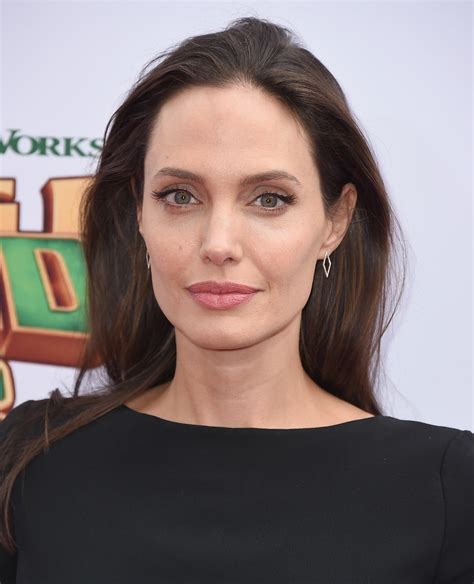
#> input picture data/celebrities/Angelina Jolie/012_cfcd4007.jpg, 474 x 584 px
$ python image.py '../data/celebrities/Angelina Jolie' -k 3
#> lines starting #> are read from the running program, lines starting #| are printed output that depends on the picture
import os
import cv2
import logging
import argparse
import numpy as np
import numpy.typing as npt
from math import log10
from tqdm import tqdm
from typing import List, Tuple


class Image:
    """
    Python Image class for file-readable images and preprocessing (aiming SVD Face Recognition)

    Attributes
    ----------
    image: npt.NDArray[np.uint8]
        Original image read from file

    gray_image: npt.NDArray[np.uint8] | None
        Original image with GrayScale filter

    compressed_image: npt.NDArray[np.uint8] | None
        Compressed GrayScale image

    A: npt.NDArray[np.float64] | None
        Matrix that represents compressed grayscale image

    U: npt.NDArray[np.float64] | None
        Matrix U for A's SVD decomposition

    S: npt.NDArray[np.float64] | None
        Matrix S for A's SVD decomposition

    Vh: npt.NDArray[np.float64] | None
        Matrix Vh for A's SVD decomposition

    k: int
        Compression level

    shape: Tuple[int, int] | None
        Image shape
    """

    def __init__(
        self, image: npt.NDArray[np.uint8], k: int, shape: Tuple[int, int] | None = None
    ) -> None:
        """
        Image constructor with preprocessing applied to it.

        Parameters
        ----------
        image: npt.NDArray[np.uint8]
            Original image
        k: int
            Compression level
        shape: Tuple[int, int] | None
            Image shape

        Returns
        -------
        None

        Raises
        ------
        ValueError:
            If compression level k exceeds image matrix rank
        """

        self.image = image
        self.gray_image = None
        self.compressed_image = None

        self.A = None
        self.U, self.S, self.Vh = None, None, None
        self.k = k
        self.shape = shape
        self.preprocessing(k, shape)

    @classmethod
    def from_file(cls, file: str, k: int, shape: Tuple[int, int] | None = None):
        """
        Image constructor reading image from file.

        Parameters
        ----------
        file: str
            Image file
        k: int
            Compression level
        shape: Tuple[int, int] | None
            Image shape

        Returns
        -------
        Image class

        Raises
        ------
        FileNotFoundError:
            If file doesn't exists
        IsADirectoryError:
            If file-string doesn't represent a file
        ValueError:
            If compression level k exceeds image matrix rank
        """
#> called with k = 3

        if not os.path.exists(file):
            logging.error(f"Image CLS creation -> File {file} doesn't exists.")
            raise FileNotFoundError(f"File {file} doesn't exists.")
        elif not os.path.isfile(file):
            logging.error(
                f"Image CLS creation -> File {file} isn't a file. It's a directory."
            )
            raise IsADirectoryError(f"File {file} isn't a file. It's a directory.")

        logging.debug(f"Reading image from {file}")

        image = cv2.imread(file)
#> image is the input picture: shape (584, 474, 3); mean B, G, R 117.8, 118.3, 131.9

        if image is None:
            logging.error("Reading failure.")
            raise ValueError(f"Failed to read image from {file}.")

        return cls(image, k, shape)  # type: ignore

    def preprocessing(self, k: int, shape: Tuple[int, int] | None = None) -> None:
        """
        Preprocessing image with compression level k.
        Applies GrayScale filter and image compression using SVD.

        Parameters
        ----------
        k: int
            Compression level
        shape: Tuple[int, int] | None
            Image shape

        Returns
        -------
        None

        Raises
        ------
        ValueError:
            If compression level k exceeds image matrix rank
        """
#> called with k = 3

        m, n = self.image.shape[0], self.image.shape[1]
#> m = 584; n = 474
        if k > n:
            raise ValueError(f"Invalid compression constant: {k} > {n}.")

        logging.debug("Image preprocessing.")
        self.k = k
        self.shape = shape

        # Resize image
        if shape is not None:
            resized_image = cv2.resize(self.image, shape)
        else:
            resized_image = self.image

        # BGR image to GRAY_SCALE
        self.gray_image = cv2.cvtColor(resized_image, cv2.COLOR_BGR2GRAY)
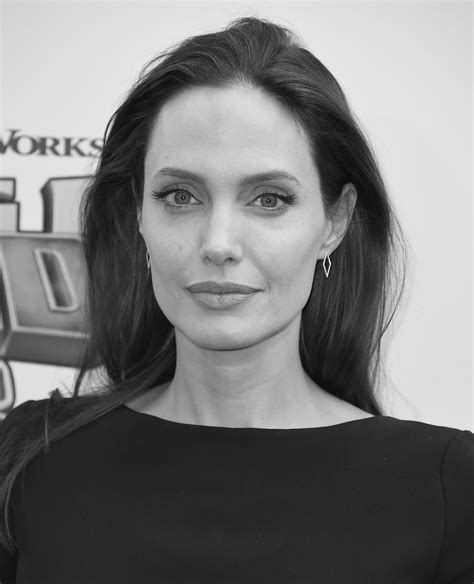
#> self.gray_image: shape (584, 474); min 7, max 246, mean 122.3

        # Compress image
        U, S, Vh = np.linalg.svd(self.gray_image)  # type: ignore[arg-type]
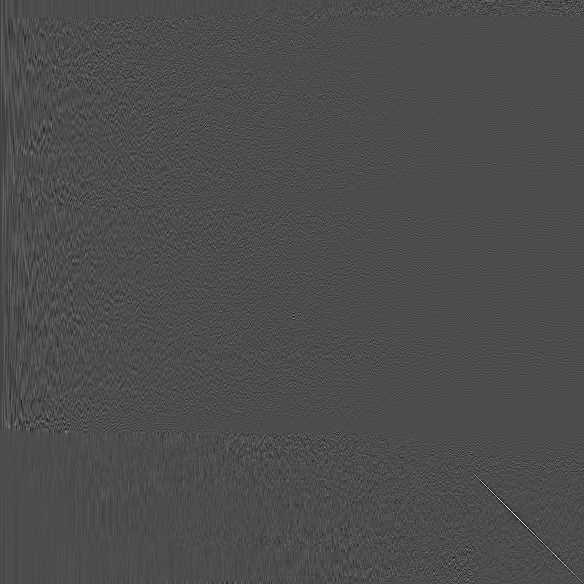
#> U: shape (584, 584) float64; min -0.371, max 0.86, mean -3.65e-05; drawn with min black and max white
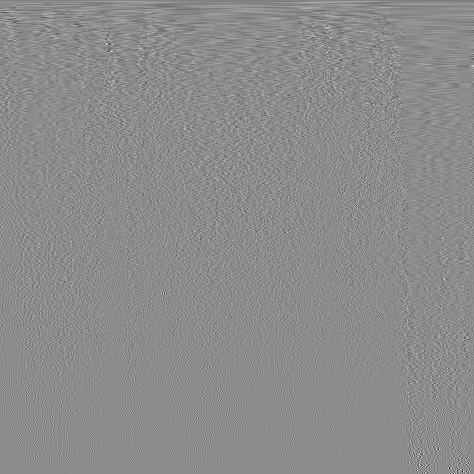
#> Vh: shape (474, 474) float64; min -0.575, max 0.472, mean -7.84e-05; drawn with min black and max white
#> S = 474 values, max 72673.6 at index 0, min 0.368 at index 473, mean 441.8
        self.U, self.S, self.Vh = (
            U[:, :k],
            S[:k],
            Vh[:k, :],
        )
#> self.U = 584 rows, first 8: [-0.0652, 0.0442, 0.0582], [-0.0646, 0.0434, 0.0574], [-0.0637, 0.0432, 0.0566], [-0.0635, 0.043, 0.0567], [-0.0637, 0.0431, 0.0572], [-0.0639, 0.0434, 0.0572], [-0.0638, 0.0434, 0.0568], [-0.0636, 0.0433, 0.0563]; self.S = [72673.6, 16092.1, 11018.5]
        self.A = self.U @ np.diag(self.S) @ self.Vh
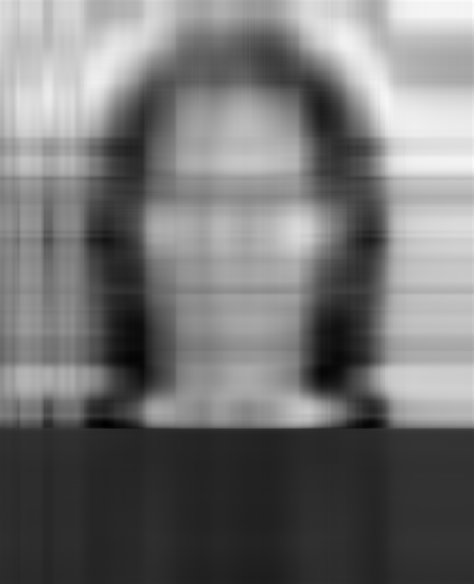
#> self.A: shape (584, 474) float64; min -9.7, max 280.1, mean 122.3; drawn with min black and max white
        self.compressed_image = np.clip(np.clip(self.A, 0, 255) / 255.0, 0, 1)
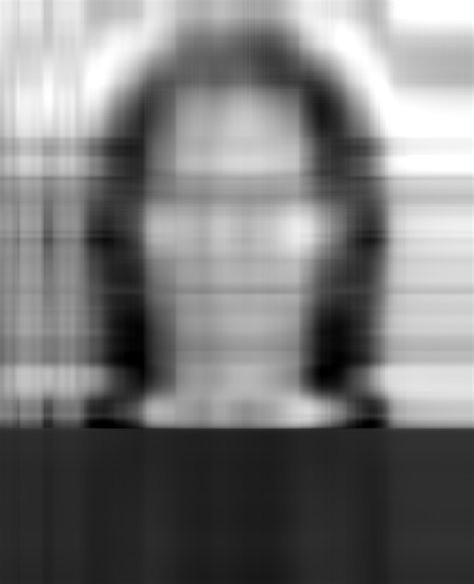
#> self.compressed_image: shape (584, 474) float64; min 0, max 1, mean 0.479

        # Compression metrics
        # PSNR: > 40dB indistinguishable
        #       [30-40]dB good
        #       < 25dB bad

        Cr = m * n / (k * (m + n + 1))
#> Cr = 87.13
        MSE = np.mean((self.gray_image - self.A) ** 2)
#> MSE = 864.9
        PSNR = 10 * log10(255**2 / MSE)
#> PSNR = 18.76
        logging.debug(
            f"Compression ratio: {Cr}\t|\tCompression MSE: {MSE}\t|\tCompression PSNR: {PSNR}"
        )
        if PSNR <= 25:
            logging.warning(
                f"Compression with low-quality obtained for k = {self.k} | PSNR = {PSNR}"
            )

        logging.debug("Success image preprocessing.")

    @property
    def show(self) -> None:
        """
        Show image and compare it with compression one.
        """

        if self.compressed_image is not None and self.gray_image is not None:
            compressed_to_show = (self.compressed_image * 255).astype(np.uint8)
            cv2.imshow(
                f"Grayscale: Original vs. {self.k}-th compression",
                np.hstack((self.gray_image, compressed_to_show)),
            )
        else:
            cv2.imshow("Original image", self.image)

        cv2.waitKey(0)
        cv2.destroyAllWindows()


def read_images(
    paths: List[str], k: int, LOG: bool, shape: Tuple[int, int] | None = None
) -> List[Image]:
    """
    Read images from path list and return a list of Image classes with
    preprocessed images.

    Parameters
    ----------
    paths: List[str]
        Path list for all image files
    k: int
        Compression level
    LOG: bool
        If we want to see TQDM bar
    shape: Tuple[int, int] | None
        Image shape

    Returns
    -------
    List[Image]:
        List with all Image classes for each one in the path list

    Raises
    ------
    ValueError:
        If compression level k exceeds image matrix rank for some image into the directory
    """
    image_list = []
    pbar = (
        tqdm(total=len(paths), desc="Image reading and preprocessing", unit="Image")
        if LOG
        else None
    )
    for file in paths:
        image_list.append(Image.from_file(file, k, shape))
        if pbar:
            pbar.update(1)

    return image_list


def read_images_from_directory(
    directory: str, k: int, LOG: bool, shape: Tuple[int, int] | None = None
) -> List[Image]:
    """
    Read images from directory and return a list of Image classes with
    preprocessed images.

    Parameters
    ----------
    directory: str
        Directory that contains all image files
    k: int
        Compression level
    LOG: bool
        If we want to see TQDM bar
    shape: Tuple[int, int] | None
        Image shape

    Returns
    -------
    List[Image]:
        List with all Image classes for each one in the directory

    Raises
    ------
    NotADirectoryError:
        If directory is invalid
    ValueError:
        If compression level k exceeds image matrix rank for some image into the directory
    """

    if not os.path.exists(directory):
        raise NotADirectoryError(f"Directory {directory} not found.")
    elif not os.path.isdir(directory):
        raise NotADirectoryError(f"Directory {directory} isn't a directory.")

    image_files = [
        f"{directory}/{file}"
        for file in os.listdir(directory)
        if os.path.isfile(f"{directory}/{file}")
    ]
    return read_images(image_files, k, LOG, shape)


if __name__ == "__main__":
    parser = argparse.ArgumentParser(description="Image preprocessing module")
    parser.add_argument("directory", type=str, help="Directory with images to read")
    parser.add_argument("-k", required=True, type=int, help="Compression level")
    parser.add_argument("--shape", nargs=2, type=int, help="Image size")
    parser.add_argument("--log", type=str, choices=["DEBUG", "INFO"], help="Log level")
    args = parser.parse_args()

    logging.basicConfig(
        level=getattr(logging, args.log if (args.log is not None) else "WARNING"),
        format="%(asctime)s [%(levelname)s] %(message)s",
        datefmt="%H:%M:%S",
    )

    # To check
    images = read_images_from_directory(
        args.directory, k=args.k, LOG=(args.log is not None), shape=args.shape
    )
#> images = 1 item
    for i in images:
        i.show
#> this loop made 1 pass
#> pass 1, in show, `cv2.imshow( f"Grayscale: Original vs. {self.k}-th compression", np.hst..`:
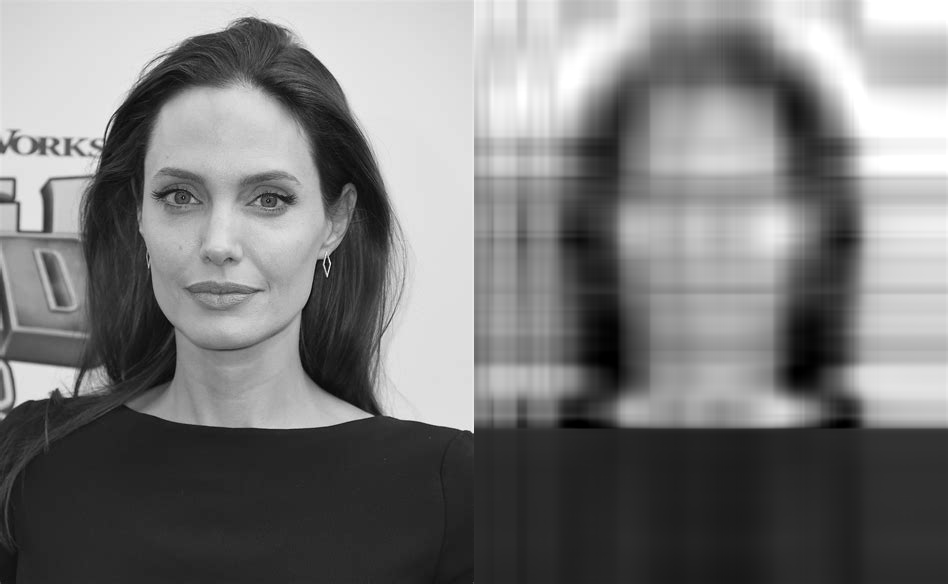
#> window 'Grayscale: Original vs. 3-th c': shape (584, 948); min 0, max 255, mean 122
